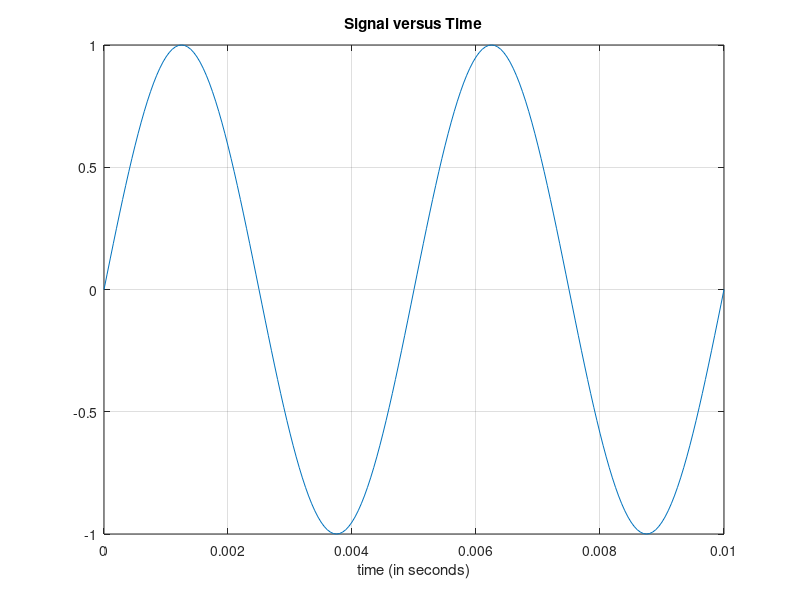

Recreate this plot in MATLAB.
t = [0:0.00005:0.01];
a = sin(2 * pi * 200 * t);
plot(t,a);
xlabel('time (in seconds)');
title('Signal versus Time');
grid on;